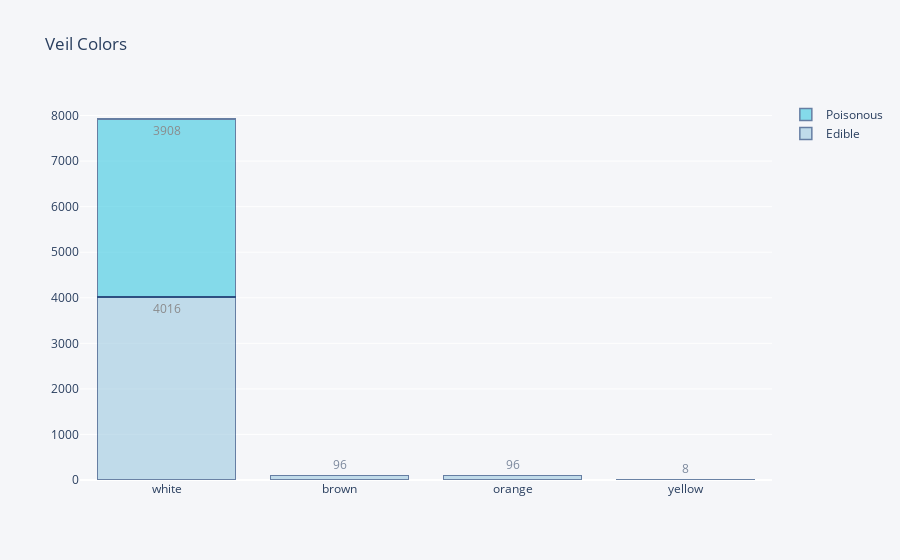

The notebook cell this image was saved under:
### Code cell
trace1 = go.Bar(
    x=edible_veil_color.index,
    y=edible_veil_color["veil-color"].values,
    text=edible_veil_color["veil-color"].values,
    textposition = 'auto',
    name="Edible",
    marker=dict(
        color='rgb(158,202,225)',
        line=dict(
            color='rgb(8,48,107)',
            width=1.5),
        ),
    opacity=0.6
)

trace2 = go.Bar(
    x=poisonous_veil_color.index,
    y=poisonous_veil_color["veil-color"],
    text=poisonous_veil_color["veil-color"],
    name="Poisonous",
    textposition = 'auto',
    marker=dict(
        color='rgb(58,200,225)',
        line=dict(
            color='rgb(8,48,107)',
            width=1.5),
        ),
    opacity=0.6
    
)
Layout=go.Layout(
    title='Veil Colors',
    barmode='stack',
    paper_bgcolor='rgba(245, 246, 249, 1)',
    plot_bgcolor='rgba(245, 246, 249, 1)'
   
)

data65 = [trace1,trace2]
fig = go.Figure(data=data65, layout=Layout)
iplot(fig)

### Figure 1 — Plotly figure (JSON) as saved in the notebook; plotly's stock layout.template omitted (floating-point values rounded to 4 significant figures)
{"data": [{"marker": {"color": "rgb(158,202,225)", "line": {"color": "rgb(8,48,107)", "width": 1.5}}, "name": "Edible", "opacity": 0.6, "text": [4016, 96, 96], "textposition": "auto", "type": "bar", "x": ["white", "brown", "orange"], "y": [4016, 96, 96]}, {"marker": {"color": "rgb(58,200,225)", "line": {"color": "rgb(8,48,107)", "width": 1.5}}, "name": "Poisonous", "opacity": 0.6, "text": [3908, 8], "textposition": "auto", "type": "bar", "x": ["white", "yellow"], "y": [3908, 8]}], "layout": {"barmode": "stack", "paper_bgcolor": "rgba(245, 246, 249, 1)", "plot_bgcolor": "rgba(245, 246, 249, 1)", "title": {"text": "Veil Colors"}}}
